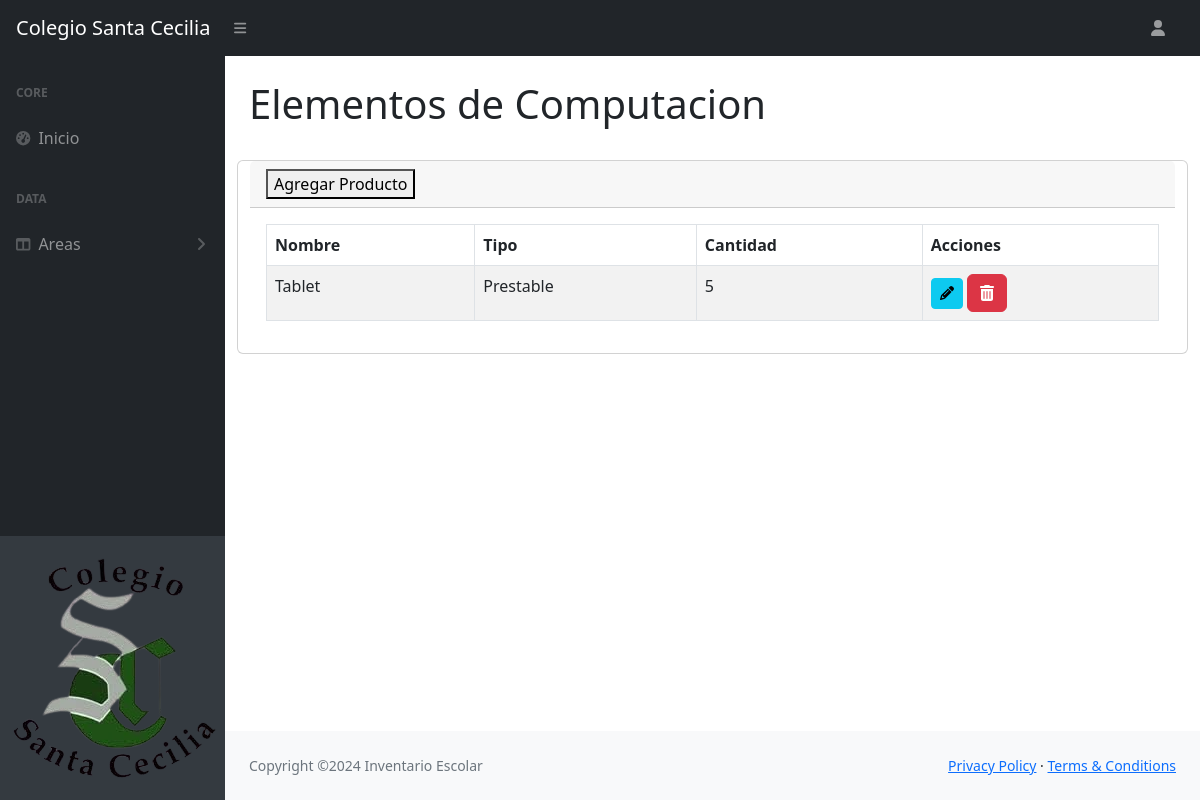
The app's page /computacion/, older data.
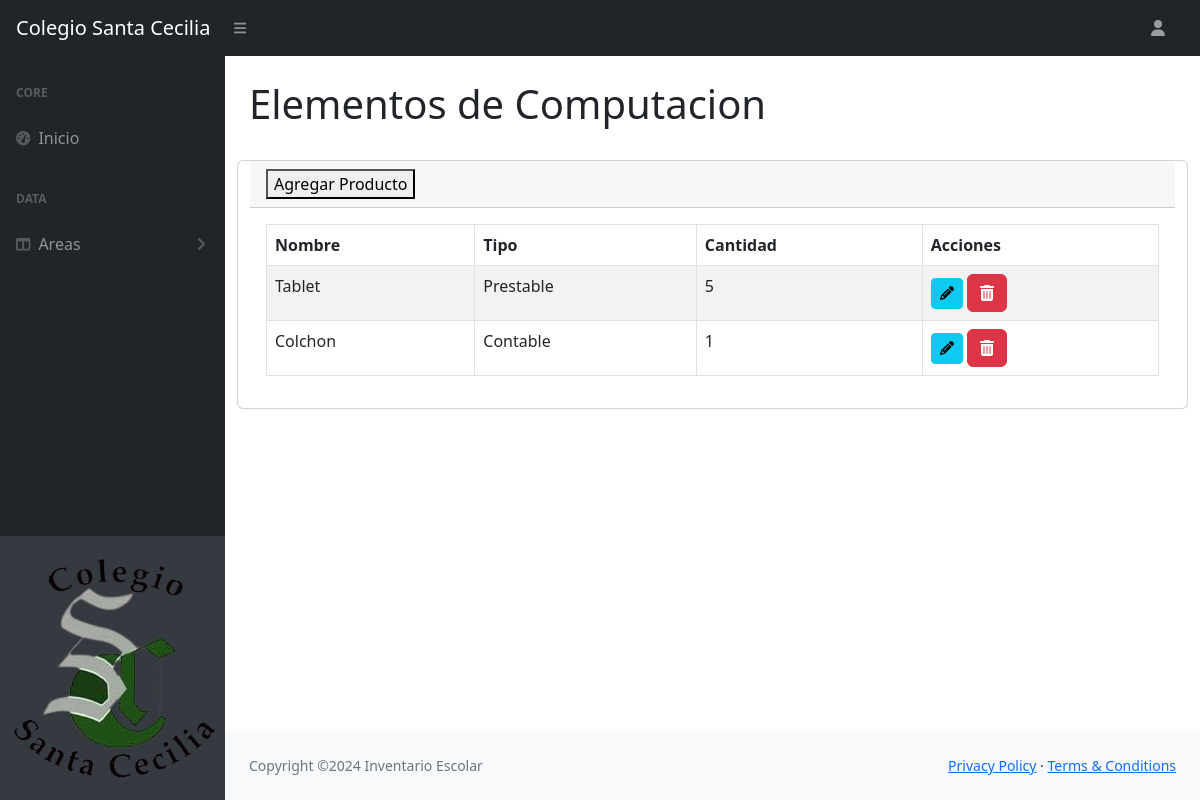
The same page, newer data.
### Core/models.py (models this page shows, shortened)
class Computacion(models.Model):
    id_material = models.AutoField(primary_key=True)
    nombre_material = models.CharField(max_length=255)
    tipo_material = models.CharField(max_length=255)
    cantidad_material = models.IntegerField()

### Core/views.py (the view)
# urls.py: path('computacion/', computacion, name='computacion'),
def computacion(request):
    productos = Computacion.objects.all()
    data = {'productos': productos}
    return render(request, 'Core/computacion.html', data)

### Core/templates/Core/computacion.html (shortened to what this page needs)
{% extends 'Core/index.html' %}
{% load static %}
{% block contenido %}
<div class="container-fluid px-4">
    <h1 class="mt-4">Elementos de Computacion</h1>
    <div class="row">
        <div class="card mb-4">
            <div class="card-header">
                <a href="{% url 'agregar' %}" class="floating-btn">
                    <button class="custom-btn">Agregar Producto</button>
                </a>
            </div>
            <div class="card-body">
                <table id="computacionTable" class="table table-striped table-bordered">
                    <thead>
                        <tr>
                            <th>Nombre</th>
                            <th>Tipo</th>
                            <th>Cantidad</th>
                            <th>Acciones</th>
                        </tr>
                    </thead>
                    <tbody>
                        {% for producto in productos %}
                        <tr>
                            <td>{{ producto.nombre_material }}</td>
                            <td>{{ producto.tipo_material }}</td>
                            <td class="cantidad">{{ producto.cantidad_material }}</td>
                            <td><a href="{% url 'modificar' id=producto.id_material %}" class="btn btn-info btn-sm" aria-label="Modificar producto {{ producto.nombre_material }}"><i class="fas fa-pencil-alt"></i></a>
                            <a href="{% url 'eliminar' id=producto.id_material %}" class="btn btn-danger" aria-label="Eliminar producto {{ producto.nombre_material }}"><i class="fas fa-trash-alt"></i></a></td>
                        </tr>
                        {% empty %}
                        <tr>
                            <td colspan="4">No hay productos disponibles.</td>
                        </tr>
                        {% endfor %}
                    </tbody>
                </table>
            </div>
        </div>
    </div>
</div>
{% endblock %}

Row changes from the older to the newer data that the page shows:
added Computacion: nombre_material "Colchon", tipo_material "Contable", cantidad_material "1"
